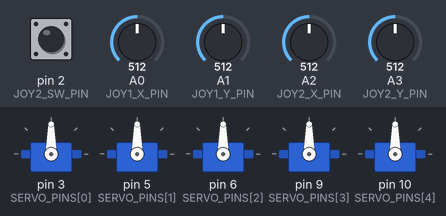
This sketch was run on a simulated Arduino Uno, built with avr-gcc and run on an emulated ATmega328P. Shown: 5 × servo. The inputs (shaded band) are chosen by the test bench; at power-on: A0 (JOY1_X_PIN) = 512, A1 (JOY1_Y_PIN) = 512, A2 (JOY2_X_PIN) = 512, pin 2 (JOY2_SW_PIN) HIGH, A3 (JOY2_Y_PIN) = 512. What the sketch prints to the serial monitor is not drawn.

Above: at 1.7 s.
1.8 s: A0 (JOY1_X_PIN) set to 539
3.3 s: A0 (JOY1_X_PIN) set to 569
At 3.77 s:
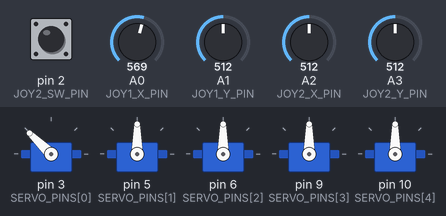
At 5.4 s:
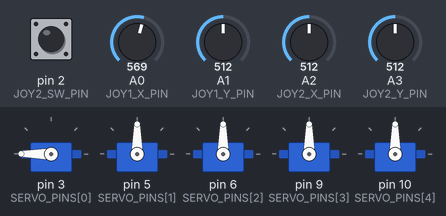
5.7 s: A1 (JOY1_Y_PIN) set to 544
7.2 s: A1 (JOY1_Y_PIN) set to 565
At 8.5 s:
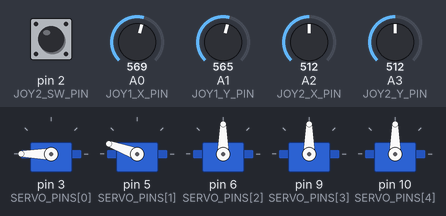
9.4 s: A2 (JOY2_X_PIN) set to 542
10.9 s: A2 (JOY2_X_PIN) set to 562
At 12.8 s:
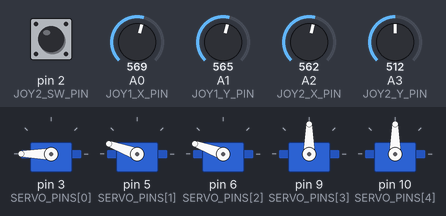
Timing chart, 0 to 14.1 s (numbered marks = the images above; inputs shaded):
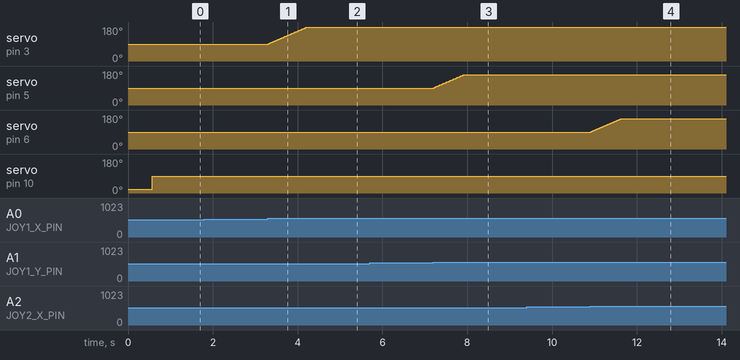

The sketch:

ROBOTIC_ARM.ino
```cpp
/*
  Project: ROBOTIC ARM WITH GRIPPER
  Controller: Arduino UNO
  Control: Two Joystick Modules
  Motors: Five Servo Motors

  VJaYa Robotics
*/

#include <Arduino.h>

#include "config.h"
#include "joystick.h"
#include "servo_control.h"

// ==========================================
// SETUP
// ==========================================

void setup() {

    Serial.begin(SERIAL_BAUD_RATE);

    Serial.println("================================");
    Serial.println(" ROBOTIC ARM WITH GRIPPER");
    Serial.println(" Arduino UNO");
    Serial.println("================================");

    // Initialize joystick modules
    initJoystick();

    Serial.println("Joysticks initialized.");

    // Initialize servo motors
    initServoControl();

    Serial.println("Servo motors initialized.");

    Serial.println("ROBOTIC ARM READY");
}

// ==========================================
// MAIN LOOP
// ==========================================

void loop() {

    // Read joystick positions
    readJoystick();

    // Control robotic arm movements
    updateServoControl();

    delay(20);
}
```

joystick.cpp
```cpp
#include "joystick.h"
#include "config.h"

// Store joystick readings
static int joyX1 = JOYSTICK_CENTER;
static int joyY1 = JOYSTICK_CENTER;

static int joyX2 = JOYSTICK_CENTER;
static int joyY2 = JOYSTICK_CENTER;

void initJoystick() {

    pinMode(JOY1_X_PIN, INPUT);
    pinMode(JOY1_Y_PIN, INPUT);

    pinMode(JOY2_X_PIN, INPUT);
    pinMode(JOY2_Y_PIN, INPUT);

    pinMode(JOY2_SW_PIN, INPUT_PULLUP);
}

void readJoystick() {

    joyX1 = analogRead(JOY1_X_PIN);
    joyY1 = analogRead(JOY1_Y_PIN);

    joyX2 = analogRead(JOY2_X_PIN);
    joyY2 = analogRead(JOY2_Y_PIN);
}

int getJoystickX1() {
    return joyX1;
}

int getJoystickY1() {
    return joyY1;
}

int getJoystickX2() {
    return joyX2;
}

int getJoystickY2() {
    return joyY2;
}

bool isGripperButtonPressed() {

    return digitalRead(JOY2_SW_PIN) == LOW;
}
```

joystick.h
```cpp
#ifndef JOYSTICK_H
#define JOYSTICK_H

#include <Arduino.h>

void initJoystick();

void readJoystick();

int getJoystickX1();
int getJoystickY1();

int getJoystickX2();
int getJoystickY2();

bool isGripperButtonPressed();

#endif
```

servo_control.cpp
```cpp
#include "servo_control.h"
#include "joystick.h"
#include "config.h"

#include <Servo.h>

static Servo armServos[TOTAL_SERVOS];

static int servoAngles[TOTAL_SERVOS] = {
    90,  // Base
    90,  // Shoulder
    90,  // Elbow
    90,  // Wrist
    GRIPPER_OPEN_ANGLE
};

static bool gripperClosed = false;

static bool previousButtonState = HIGH;

static void moveServo(uint8_t index, int direction) {

    if (index >= TOTAL_SERVOS || direction == 0) {
        return;
    }

    servoAngles[index] += direction * SERVO_STEP;

    servoAngles[index] = constrain(
        servoAngles[index],
        SERVO_MIN_ANGLE[index],
        SERVO_MAX_ANGLE[index]
    );

    armServos[index].write(servoAngles[index]);
}

static int joystickDirection(int value) {

    if (value > JOYSTICK_CENTER + JOYSTICK_DEADZONE) {
        return 1;
    }

    if (value < JOYSTICK_CENTER - JOYSTICK_DEADZONE) {
        return -1;
    }

    return 0;
}

void initServoControl() {

    for (uint8_t i = 0; i < TOTAL_SERVOS; i++) {

        armServos[i].attach(SERVO_PINS[i]);

        servoAngles[i] = constrain(
            servoAngles[i],
            SERVO_MIN_ANGLE[i],
            SERVO_MAX_ANGLE[i]
        );

        armServos[i].write(servoAngles[i]);
    }

    delay(500);
}

void updateServoControl() {

    // Joystick 1 controls base and shoulder
    moveServo(0, joystickDirection(getJoystickX1()));
    moveServo(1, joystickDirection(getJoystickY1()));

    // Joystick 2 controls elbow and wrist
    moveServo(2, joystickDirection(getJoystickX2()));
    moveServo(3, joystickDirection(getJoystickY2()));

    // Gripper button toggles open / closed
    bool currentButtonState = isGripperButtonPressed();

    if (previousButtonState == HIGH &&
        currentButtonState == LOW) {

        gripperClosed = !gripperClosed;

        if (gripperClosed) {
            servoAngles[4] = GRIPPER_CLOSE_ANGLE;
        } else {
            servoAngles[4] = GRIPPER_OPEN_ANGLE;
        }

        armServos[4].write(servoAngles[4]);
    }

    previousButtonState = currentButtonState;
}
```

servo_control.h
```cpp
#ifndef SERVO_CONTROL_H
#define SERVO_CONTROL_H

#include <Arduino.h>

void initServoControl();

void updateServoControl();

#endif
```

config.h
```cpp
#ifndef CONFIG_H
#define CONFIG_H

#include <Arduino.h>

// ==========================================
// ROBOTIC ARM CONFIGURATION
// Controller: Arduino UNO
// ==========================================

#define TOTAL_SERVOS 5

#define SERIAL_BAUD_RATE 9600

// ------------------------------------------
// JOYSTICK 1 PINS
// ------------------------------------------

#define JOY1_X_PIN A0
#define JOY1_Y_PIN A1

// ------------------------------------------
// JOYSTICK 2 PINS
// ------------------------------------------

#define JOY2_X_PIN A2
#define JOY2_Y_PIN A3
#define JOY2_SW_PIN 2

// ------------------------------------------
// SERVO MOTOR PINS
// ------------------------------------------

static const uint8_t SERVO_PINS[TOTAL_SERVOS] = {
    3,  // Base
    5,  // Shoulder
    6,  // Elbow
    9,  // Wrist
    10  // Gripper
};

// ------------------------------------------
// SERVO NAMES
// ------------------------------------------

static const char* const SERVO_NAMES[TOTAL_SERVOS] = {
    "Base",
    "Shoulder",
    "Elbow",
    "Wrist",
    "Gripper"
};

// ------------------------------------------
// SERVO ANGLE LIMITS
// Adjust after mechanical assembly.
// ------------------------------------------

static const int SERVO_MIN_ANGLE[TOTAL_SERVOS] = {
    0, 20, 20, 0, 20
};

static const int SERVO_MAX_ANGLE[TOTAL_SERVOS] = {
    180, 160, 160, 180, 90
};

// ------------------------------------------
// JOYSTICK SETTINGS
// ------------------------------------------

#define JOYSTICK_CENTER 512
#define JOYSTICK_DEADZONE 40

// Joystick movement speed
#define SERVO_STEP 2

// Gripper positions
#define GRIPPER_OPEN_ANGLE 20
#define GRIPPER_CLOSE_ANGLE 90

#endif
```

Measured:
- the behaviour switches between 552 and 553 on A0 (JOY1_X_PIN) (found by bisection; images 0 and 1)
- the behaviour switches between 552 and 553 on A1 (JOY1_Y_PIN) (found by bisection; images 2 and 3)
- the behaviour switches between 552 and 553 on A2 (JOY2_X_PIN) (found by bisection; images 3 and 4)
- after the input at 1.8 s, every drawn part: stays the same
- after the input at 3.3 s, servo on pin 3 (SERVO_PINS[0]): moves from 90° to 180° over 0.90 s, starting at once
- after the input at 5.7 s, every drawn part: stays the same
- after the input at 7.2 s, servo on pin 5 (SERVO_PINS[1]): moves from 90° to 160° over 0.70 s, starting at once
- after the input at 9.4 s, every drawn part: stays the same
- after the input at 10.9 s, servo on pin 6 (SERVO_PINS[2]): moves from 90° to 160° over 0.70 s, starting at once
